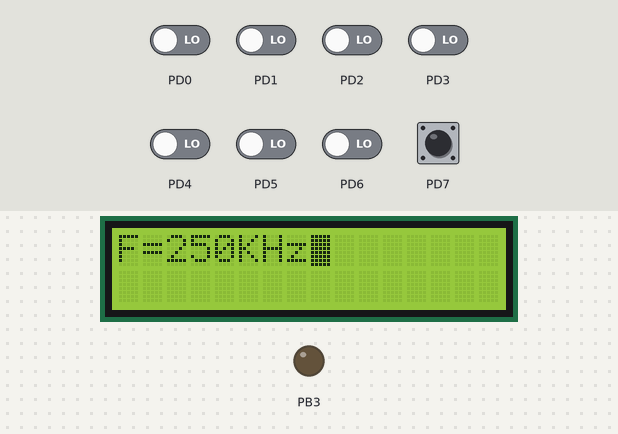
The program below on a simulated ATmega32, built with avr-gcc and emulated at 16 MHz. Parts: 16×2 character LCD, output pins drawn as LEDs (lit = HIGH). Wiring (inferred from the names in the program): character LCD (HD44780): RS PB1; E PB2; data PA4, PA5, PA6, PA7. The test bench sets the inputs (shaded band); at power-on: PD7 HIGH, PD0–6 LOW. Pins used as bus, display or sensor lines are not drawn.

Above: at 1.8 s.
1.9 s: PD7 pulled LOW for 0.15 s
At 2.8 s:
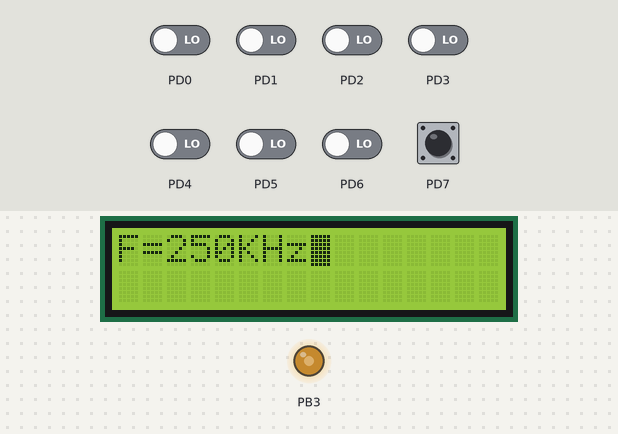
Timing chart, 0 to 4.9 s (numbered marks = the images above; inputs shaded):
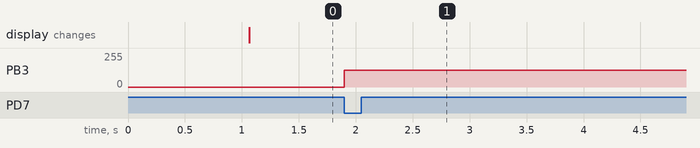

Measured:
- after the input at 1.9 s, PB3: 0/255 → 127/255 at once

The program:

main.c
```c
/*
 * PWM_DRAWER.c
 *
 * Created: 17/05/2025 06:00:00 م
 * Author : Fares ELLAKANY
 */


#include <avr/io.h>

/* UTILES_LIB */
#include "STD_TYPES.h"
#include "BIT_MATH.h"

/* MCAL */
#include "GI_interface.h"
#include "EXTI_interface.h"
#include "DIO_interface.h"
#include "TMR0_interface.h"
#include "PWM0_interface.h"

/* HAL */
#include "LCD_interface.h"

/* Delay Functions */
#define F_CPU 16000000UL
#include <util/delay.h>

/* Interruption functions of Timer0 and External Interrupts     */

void funActionINT0(void);
void action_OVF0(void);

/* Timer0 Register */
#define TCNT0_REG           (*(volatile u8*)0x52)

/* ICU calculations variables*/
volatile static u32 ovfc,es;
u32 onc,ont,pc,pt;

/* Frequency, Duty and loop exit counter */
u32 f;
u32 d;
u8 i=1;

/* Switch 3 */
u8 local_u8SW3=1;

int main(void)
{
	/* Blocking variables*/
	u8 k=1;
	u8 q=1;

	/* Switch for choosing internal Source */

	DIO_voidSetPinDirection(DIO_PORTD, DIO_PIN7, DIO_PIN_INPUT); //SW3 as I/P
	DIO_voidActivePinInPullUpResistance(DIO_PORTD, DIO_PIN7);    //pull up

	/* Configurable delay  () to be replaced with hash*/
	_delay_ms(1000);

	/* external INT0 DIO direction and set with Rising Edge */
	DIO_voidSetPinDirection(DIO_PORTD, DIO_PIN2, DIO_PIN_INPUT);


    /* Enable General interrupt */
	GI_voidEnable();

	/* Timer0 Initialization */
	TMR0_voidInit();

	/* external INT0 DIO direction and set with Rising Edge */
	EXTI_voidInit(EXTI_INT0, EXTI_RISING_EDGE); //push

	/* LCD Initiation function for Display*/
	LCD_voidInit();

	/* Set PWM0 port as output port */
	DIO_voidSetPinDirection(DIO_PORTB, DIO_PIN3, DIO_PIN_OUTPUT);
	PWM0_voidInit();


	/* Timer0 Set callback function and start */

	TMR0_voidSetCallBackOVF(&action_OVF0);
	TMR0_voidStart();


	/* External interrupt set call back function and enable external input and set event state to zero */

	EXTI_voidSetCallBackINT0(&funActionINT0);
	es=0;
	EXTI_voidEnable(EXTI_INT0);

	/* Calculate Frequency by ICU and displaying it on LCD and Oscilloscope */
    LCD_voidDisplayChar('F');
	LCD_voidDisplayChar('=');
	LCD_voidDisplayChar('2');
	LCD_voidDisplayChar('5');
	LCD_voidDisplayChar('0');
	LCD_voidDisplayChar('K');
	LCD_voidDisplayChar('H');
	LCD_voidDisplayChar('z');


	while(1)
	{
		/* Check for push button status*/
		DIO_voidGetPinValue(DIO_PORTD, DIO_PIN7, &local_u8SW3);

		if(3==es)
		{

			f=(1000000UL)/((pt+(pc*256))*4);
			d=((ont+(onc*256))*4)/((pt+(pc*256))*4);
			es=0;
			EXTI_voidInit(EXTI_INT0, EXTI_RISING_EDGE);


			/* Generate and Display external signal by default*/

			if(q==1 && (d*100)>0 && (d*100)<100)
			{
			PWM0_voidGeneratePWM((d*100));
			LCD_voidDisplayChar('T');
			//LCD_voidDisplayChar(f);
				q=0;
			}
		}


				//SW3 Is Pressed? if yes set blocking to be zero and prevent external signal
				if(0 == local_u8SW3 && k==1)
				{
					PWM0_voidGeneratePWM((50));
					k=0;
					q=0;
				}
				else
				{

				}


		}

			/* Delay to make another capture after one second*/
		//	EXTI_voidDisable(EXTI_INT0);
		//	_delay_ms(1000);
		//	EXTI_voidInit(EXTI_INT0, EXTI_RISING_EDGE);
		//	EXTI_voidEnable(EXTI_INT0);
		//	if(d*100<100 && d*100>0 && k==1)
		//	{PWM0_voidGeneratePWM(d*100);
		//		k=0;
		//	}
		//	while(f>0)
		//	{
		//        f=500;
		//		LCD_voidDisplayChar(f%10);
		//		f=f/10;
		//	}


}


void funActionINT0(void)
{
	if(0 ==es)
	{

		ovfc=0;
		TCNT0_REG=0;
		EXTI_voidInit(EXTI_INT0, EXTI_FALLING_EDGE);


		es++;

	}else if(1==es)
	{

		ont=TCNT0_REG;
		onc=ovfc;
		EXTI_voidInit(EXTI_INT0, EXTI_RISING_EDGE);

		es++;

	}else if(2==es)
	{
	  pt=TCNT0_REG;
	  pc=ovfc;
	  EXTI_voidInit(EXTI_INT0, EXTI_FALLING_EDGE);

	  es++;

	}
}


	//	u32 * ptr[8];
	//	for(u8 j=8; j>-1;j--)
	//	{
	//		ptr[j]=(u32) f%10;
	//		f=(u32)f/10;
	//
	//	}
	//	for(u8 j=0; j<9;j++)
	//	{
	//		LCD_voidDisplayChar(ptr[j]);

	//	}


void action_OVF0(void)
{

	ovfc++;
	if(i==1){
	//LCD_voidDisplayChar('T');
	i=0;
	}
}
```

EXTI_interface.h
```c
/*
 * EXTI_interface.h
 *
 * Created: 31/01/2025 03:05:09 م
 *  Author: Kareem Hussein
 */


#ifndef EXTI_INTERFACE_H_
#define EXTI_INTERFACE_H_

/* Enum Values For Interrupt Source */
typedef enum
{
	EXTI_INT0 = 0,
	EXTI_INT1,
	EXTI_INT2
}EXTI_intSrc_t;

/* Enum Values For Interrupt Trigger Edge */
typedef enum
{
	EXTI_RISING_EDGE = 0,
	EXTI_FALLING_EDGE,
	EXTI_LOW_LEVEL,
	EXTI_ANY_LOGICAL_CHANGE,
}EXTI_intSenseCtrl_t;

                         /*************** APIS PROTOTYPES ***************/

void EXTI_voidInit   (EXTI_intSrc_t copy_tIntSource, EXTI_intSenseCtrl_t copy_tIntSenseCtrl);
void EXTI_voidEnable (EXTI_intSrc_t copy_tIntSource);
void EXTI_voidDisable(EXTI_intSrc_t copy_tIntSource);
void EXTI_voidSetCallBackINT0(void(*copy_pFunAction)(void));


#endif /* EXTI_INTERFACE_H_ */
```

EXTI_program.c
```c
/*
 * EXTI_program.c
 *
 * Created: 31/01/2025 03:04:54 م
 *  Author: Kareem Hussein
 */


/* UTILES_LIB */
#include "STD_TYPES.h"
#include "BIT_MATH.h"

/* MCAL */
#include "EXTI_interface.h"
#include "EXTI_register.h"


static void(*PRV_pFunCallBackINT0)(void) = NULL;

void EXTI_voidInit(EXTI_intSrc_t copy_tIntSource, EXTI_intSenseCtrl_t copy_tIntSenseCtrl)
{
	switch(copy_tIntSource)
	{
		case EXTI_INT0:
		switch(copy_tIntSenseCtrl)
		{
			case EXTI_FALLING_EDGE:
			CLR_BIT(MCUCR_REG, ISC00);
			SET_BIT(MCUCR_REG, ISC01);
			break;

			case EXTI_RISING_EDGE:
			SET_BIT(MCUCR_REG, ISC00);
			SET_BIT(MCUCR_REG, ISC01);
			break;

			case EXTI_LOW_LEVEL:
			CLR_BIT(MCUCR_REG, ISC00);
			CLR_BIT(MCUCR_REG, ISC01);
			break;

			case EXTI_ANY_LOGICAL_CHANGE:
			SET_BIT(MCUCR_REG, ISC00);
			CLR_BIT(MCUCR_REG, ISC01);
			break;
		}
		break;

		case EXTI_INT1:
		switch(copy_tIntSenseCtrl)
		{
			case EXTI_FALLING_EDGE:
			CLR_BIT(MCUCR_REG, ISC10);
			SET_BIT(MCUCR_REG, ISC11);
			break;

			case EXTI_RISING_EDGE:
			SET_BIT(MCUCR_REG, ISC10);
			SET_BIT(MCUCR_REG, ISC11);
			break;

			case EXTI_LOW_LEVEL:
			CLR_BIT(MCUCR_REG, ISC10);
			CLR_BIT(MCUCR_REG, ISC11);
			break;

			case EXTI_ANY_LOGICAL_CHANGE:
			SET_BIT(MCUCR_REG, ISC10);
			CLR_BIT(MCUCR_REG, ISC11);
			break;
		}
		break;

		case EXTI_INT2:
		switch(copy_tIntSenseCtrl)
		{
			case EXTI_FALLING_EDGE:
			CLR_BIT(MCUCSR_REG, ISC2);
			break;

			case EXTI_RISING_EDGE:
			SET_BIT(MCUCSR_REG, ISC2);
			break;
		}
		break;
	}
}


void EXTI_voidEnable(EXTI_intSrc_t copy_tIntSource)
{
	switch(copy_tIntSource)
	{
		case EXTI_INT0:
		SET_BIT(GICR_REG, INT0);
		break;

		case EXTI_INT1:
		SET_BIT(GICR_REG, INT1);
		break;

		case EXTI_INT2:
		SET_BIT(GICR_REG, INT2);
		break;
	}
}


void EXTI_voidDisable(EXTI_intSrc_t copy_tIntSource)
{
	switch(copy_tIntSource)
	{
		case EXTI_INT0:
		CLR_BIT(GICR_REG, INT0);
		break;

		case EXTI_INT1:
		CLR_BIT(GICR_REG, INT1);
		break;

		case EXTI_INT2:
		CLR_BIT(GICR_REG, INT2);
		break;
	}
}


void EXTI_voidSetCallBackINT0(void(*copy_pFunAction)(void))
{
	if(copy_pFunAction != NULL)
	{
		PRV_pFunCallBackINT0 = copy_pFunAction;
	}
	else
	{
		//return Error State
	}
}


void __vector_1 (void) __attribute__((signal));
void __vector_1 (void)
{
	//Call Action
	if(PRV_pFunCallBackINT0 != NULL)
	{
		PRV_pFunCallBackINT0();
	}
}
```

GI_interface.h
```c
/*
 * GI_interface.h
 *
 * Created: 31/01/2025 05:14:51 م
 *  Author: Kareem Hussein
 */


#ifndef GI_INTERFACE_H_
#define GI_INTERFACE_H_


                         /*************** APIS PROTOTYPES ***************/

void GI_voidEnable (void);
void GI_voidDisable(void);


#endif /* GI_INTERFACE_H_ */
```

GI_program.c
```c
/*
 * GI_program.c
 *
 * Created: 31/01/2025 05:14:37 م
 *  Author: Kareem Hussein
 */


/* UTILES_LIB */
#include "STD_TYPES.h"
#include "BIT_MATH.h"

/* MCAL */
#include "GI_interface.h"
#include "GI_register.h"


void GI_voidEnable(void)
{
	SET_BIT(SREG_REG, I);
}


void GI_voidDisable(void)
{
	CLR_BIT(SREG_REG, I);
}
```

PWM0_interface.h
```c
/*
 * PWM0_interface.h
 *
 * Created: 15/02/2025 05:23:52 م
 *  Author: Kareem Hussein
 */


#ifndef PWM0_INTERFACE_H_
#define PWM0_INTERFACE_H_


                      /*************** APIS PROTOTYPES ***************/

void PWM0_voidInit       (void);
void PWM0_voidGeneratePWM(u8 copy_u8DutyCycle);
void PWM0_voidStop       (void);


#endif /* PWM0_INTERFACE_H_ */
```

PWM0_program.c
```c
/*
 * PWM0_program.c
 *
 * Created: 15/02/2025 05:22:50 م
 *  Author: Kareem Hussein
 */


/* UTILES_LIB */
#include "STD_TYPES.h"
#include "BIT_MATH.h"

/* MCAL */
#include "PWM0_interface.h"
#include "PWM0_config.h"
#include "PWM0_private.h"
#include "PWM0_register.h"


void PWM0_voidInit(void)
{
	//Select fast PWM Mode
	SET_BIT(TCCR0_REG, WGM00);
	SET_BIT(TCCR0_REG, WGM01);

	// Select Non Inverting Output
	CLR_BIT(TCCR0_REG, COM00);
	SET_BIT(TCCR0_REG, COM01);
}


void PWM0_voidGeneratePWM(u8 copy_u8DutyCycle)
{
	if(copy_u8DutyCycle <= 100)
	{
		//Under condition non-inverting o/p
		OCR0_REG = ((copy_u8DutyCycle * 256) / 100)-1;

		//Select Prescaler Value = 64
		SET_BIT(TCCR0_REG, CS00);
		SET_BIT(TCCR0_REG, CS01);
		CLR_BIT(TCCR0_REG, CS02);
	}
	else
	{
		//return Error State
	}
}


void PWM0_voidStop(void)
{
	CLR_BIT(TCCR0_REG, CS00);
	CLR_BIT(TCCR0_REG, CS01);
	CLR_BIT(TCCR0_REG, CS02);
}
```

TMR0_interface.h
```c
/*
 * TMR0_interface.h
 *
 * Created: 08/02/2025 05:38:02 م
 *  Author: Kareem Hussein
 */


#ifndef TMR0_INTERFACE_H_
#define TMR0_INTERFACE_H_


                      /*************** APIS PROTOTYPES ***************/

void TMR0_voidInit          (void);
void TMR0_voidStart         (void);
void TMR0_voidStop          (void);
void TMR0_voidSetCallBackOVF(void(*copy_pFunAction)(void));


#endif /* TMR0_INTERFACE_H_ */
```

TMR0_program.c
```c
/*
 * TMR0_program.c
 *
 * Created: 08/02/2025 05:37:45 م
 *  Author: Kareem Hussein
 */


/* UTILES_LIB */
#include "STD_TYPES.h"
#include "BIT_MATH.h"

/* MCAL */
#include "TMR0_interface.h"
#include "TMR0_config.h"
#include "TMR0_private.h"
#include "TMR0_register.h"


static void(*PRV_pFunCallBackOVF)(void) = NULL;

void TMR0_voidInit(void)
{
	//Select Normal Mode
	CLR_BIT(TCCR0_REG, WGM00);
	CLR_BIT(TCCR0_REG, WGM01);

	//Enable OVF Interrupt
	SET_BIT(TIMSK_REG, TOIE0);

	//Set Preload Value
//	TCNT0_REG = TMR0_PRELOAD_VALUE;
}


void TMR0_voidStart(void)
{
	//Select Prescaler Value = 64
	SET_BIT(TCCR0_REG, CS00);
	SET_BIT(TCCR0_REG, CS01);
	CLR_BIT(TCCR0_REG, CS02);
}


void TMR0_voidStop(void)
{
	CLR_BIT(TCCR0_REG, CS00);
	CLR_BIT(TCCR0_REG, CS01);
	CLR_BIT(TCCR0_REG, CS02);
}


void TMR0_voidSetCallBackOVF(void(*copy_pFunAction)(void))
{
	if(copy_pFunAction != NULL)
	{
		PRV_pFunCallBackOVF = copy_pFunAction;
	}
	else
	{
		//return Error State
	}
}


void __vector_11 (void) __attribute__((signal));
void __vector_11 (void)
{
	//static u16 local_u16Counter = 0;
	//local_u16Counter++;

	//if(TMR0_OVER_FLOW_COUNTER == local_u16Counter)
//	{
		//Re-Init Timer With Preload Value
//		TCNT0_REG = TMR0_PRELOAD_VALUE;

		//Clear Counter
//		local_u16Counter = 0;

		//Call Action
		if(PRV_pFunCallBackOVF != NULL)
		{
			PRV_pFunCallBackOVF();
		}
//	}
}
```

LCD_config.h
```c
/*
 * LCD_config.h
 *
 * Created: 17/01/2025 05:58:03 م
 *  Author: Kareem Hussein
 */


#ifndef LCD_CONFIG_H_
#define LCD_CONFIG_H_


#define LCD_RS_PORT			DIO_PORTB
#define LCD_RS_PIN			DIO_PIN1

#define LCD_E_PORT			DIO_PORTB
#define LCD_E_PIN			DIO_PIN2


#define LCD_DATA_PORT			DIO_PORTD

#define LCD_D4_PORT			DIO_PORTA
#define LCD_D4_PIN          DIO_PIN4

#define LCD_D5_PORT			DIO_PORTA
#define LCD_D5_PIN          DIO_PIN5

#define LCD_D6_PORT			DIO_PORTA
#define LCD_D6_PIN          DIO_PIN6

#define LCD_D7_PORT			DIO_PORTA
#define LCD_D7_PIN          DIO_PIN7

/*
LCD_8_BIT_MODE
LCD_4_BIT_MODE
*/
#define LCD_MODE			LCD_4_BIT_MODE


#endif /* LCD_CONFIG_H_ */
```

PWM0_config.h
```c
/*
 * PWM0_config.h
 *
 * Created: 15/02/2025 05:24:09 م
 *  Author: Kareem Hussein
 */


#ifndef PWM0_CONFIG_H_
#define PWM0_CONFIG_H_


#endif /* PWM0_CONFIG_H_ */
```

TMR0_config.h
```c
/*
 * TMR0_config.h
 *
 * Created: 08/02/2025 05:38:38 م
 *  Author: Kareem Hussein
 */


#ifndef TMR0_CONFIG_H_
#define TMR0_CONFIG_H_


#define TMR0_PRELOAD_VALUE				    112
#define TMR0_OVER_FLOW_COUNTER				977


#endif /* TMR0_CONFIG_H_ */
```

LCD_interface.h
```c
/*
 * LCD_interface.h
 *
 * Created: 17/01/2025 05:57:37 م
 *  Author: Kareem Hussein
 */


#ifndef LCD_INTERFACE_H_
#define LCD_INTERFACE_H_


                                /*************** APIS PROTO TYPES ***************/

void LCD_voidInit         (void);
void LCD_voidSendCommand  (u8 copy_u8cmnd);
void LCD_voidDisplayChar  (u8 copy_u8Data);


void LCD_voidDisplayString(u8* copy_pu8String); //loop on string

void LCD_voidClear(void); //command data sheet
void LCD_voidShift(u8 copy_u8ShifttingDirection); //command data sheet
void LCD_voidGoToSpecificPosition(u8 copy_u8LineNumber, u8 copy_u8Position); //command data sheet

void LCD_voidDisplayNumber(u32 copy_u32Number); // Integer to string


#endif /* LCD_INTERFACE_H_ */
```

LCD_program.c
```c
/*
 * LCD_program.c
 *
 * Created: 17/01/2025 05:57:21 م
 *  Author: Kareem Hussein
 */


#define  F_CPU			16000000UL
#include <util/delay.h>

/* UTILES_LIB */
#include "STD_TYPES.h"
#include "BIT_MATH.h"

/* MCAL */
#include "DIO_interface.h"

/* HAL */
#include "LCD_interface.h"
#include "LCD_config.h"
#include "LCD_private.h"


void LCD_voidInit(void)
{
	DIO_voidSetPinDirection(LCD_RS_PORT, LCD_RS_PIN, DIO_PIN_OUTPUT);
	DIO_voidSetPinDirection(LCD_E_PORT,  LCD_E_PIN,  DIO_PIN_OUTPUT);

	_delay_ms(35);

#if LCD_MODE == LCD_8_BIT_MODE

	DIO_voidSetPortDirection(LCD_DATA_PORT, DIO_PORT_OUTPUT);

	/* Function set (2Lines, 5*7 font) */
	LCD_voidSendCommand(0b00111000);
	_delay_us(45);

#elif LCD_MODE == LCD_4_BIT_MODE

    DIO_voidSetPinDirection(LCD_D4_PORT, LCD_D4_PIN, DIO_PIN_OUTPUT);
    DIO_voidSetPinDirection(LCD_D5_PORT, LCD_D5_PIN, DIO_PIN_OUTPUT);
    DIO_voidSetPinDirection(LCD_D6_PORT, LCD_D6_PIN, DIO_PIN_OUTPUT);
    DIO_voidSetPinDirection(LCD_D7_PORT, LCD_D7_PIN, DIO_PIN_OUTPUT);

	/* set Rs pin = 0 (command) */
	DIO_voidSetPinValue(LCD_RS_PORT, LCD_RS_PIN, DIO_PIN_LOW);
	PRV_voidWriteHalfPort(0b0010);
	/* Enable */
	PRV_voidEnableTriggerWrite();

	/* Function set (2Lines, 5*7 font) */
	LCD_voidSendCommand(0b00101000);
	_delay_us(45);

#endif

	/* Display On/Off Control (DisplayOn, Cursor on, Blink on) */
	LCD_voidSendCommand(0b00001111);
	_delay_us(45);

	/* Display Clear */
	LCD_voidSendCommand(0b00000001);
	_delay_ms(2);

	/* Entry Mode Set (Increment on, Shift off)*/
	LCD_voidSendCommand(0b00000110);
}


void LCD_voidSendCommand(u8 copy_u8cmnd)
{
	/* set Rs pin = 0 (command) */
	DIO_voidSetPinValue(LCD_RS_PORT, LCD_RS_PIN, DIO_PIN_LOW);

#if LCD_MODE == LCD_8_BIT_MODE

	/* Write bits Of command on Data Pins */
	DIO_voidSetPortValue(LCD_DATA_PORT, copy_u8cmnd);
	/* Enable */
	PRV_voidEnableTriggerWrite();

#elif LCD_MODE == LCD_4_BIT_MODE

	// Write The Most 4 bits Of command on Data Pins
	PRV_voidWriteHalfPort(copy_u8cmnd >> 4);
	/* Enable */
	PRV_voidEnableTriggerWrite();

	// Write The Least 4 bits Of command on Data Pins
	PRV_voidWriteHalfPort(copy_u8cmnd);
	/* Enable */
	PRV_voidEnableTriggerWrite();

#endif
}


void LCD_voidDisplayChar(u8 copy_u8Data)
{
	/* set Rs pin = 1 (Data) */
	DIO_voidSetPinValue(LCD_RS_PORT, LCD_RS_PIN, DIO_PIN_HIGH);

#if LCD_MODE == LCD_8_BIT_MODE

    /* Write bits Of command on Data Pins */
    DIO_voidSetPortValue(LCD_DATA_PORT, copy_u8Data);
    /* Enable */
    PRV_voidEnableTriggerWrite();

#elif LCD_MODE == LCD_4_BIT_MODE

    // Write The Most 4 bits Of data on Data Pins
    PRV_voidWriteHalfPort(copy_u8Data >> 4);
    /* Enable */
    PRV_voidEnableTriggerWrite();

    // Write The Least 4 bits Of data on Data Pins
    PRV_voidWriteHalfPort(copy_u8Data);
    /* Enable */
    PRV_voidEnableTriggerWrite();

#endif
}


 void	PRV_voidEnableTriggerWrite(void)
{
	/* H -> L*/
	DIO_voidSetPinValue(LCD_E_PORT, LCD_E_PIN, DIO_PIN_HIGH);
	_delay_ms(1);
	DIO_voidSetPinValue(LCD_E_PORT, LCD_E_PIN, DIO_PIN_LOW);
}


 void	PRV_voidWriteHalfPort(u8 copy_u8Value)
{
	DIO_voidSetPinValue(LCD_D4_PORT, LCD_D4_PIN, GET_BIT(copy_u8Value, 0));
	DIO_voidSetPinValue(LCD_D5_PORT, LCD_D5_PIN, GET_BIT(copy_u8Value, 1));
	DIO_voidSetPinValue(LCD_D6_PORT, LCD_D6_PIN, GET_BIT(copy_u8Value, 2));
	DIO_voidSetPinValue(LCD_D7_PORT, LCD_D7_PIN, GET_BIT(copy_u8Value, 3));
}
```

BIT_MATH.h
```c
/******************************************************************************
 *                                                                            *
 *************************  SWC     : BIT MATH        *************************
 *************************  Date    : 27/12/2024      *************************
 *************************  Author  : Kareem Hussein  *************************
 *************************  Version : 1.0             *************************
 *                                                                            *
 ******************************************************************************/


#ifndef BIT_MATH_H_
#define BIT_MATH_H_


#define SET_BIT(REG, BIT_NUM)			REG |= (1 << BIT_NUM)
#define CLR_BIT(REG, BIT_NUM)			REG &= (~(1 << BIT_NUM))
#define TOG_BIT(REG, BIT_NUM)			REG ^= (1 << BIT_NUM)
#define GET_BIT(REG, BIT_NUM)           ((REG >> BIT_NUM)&1)


#endif
```

DIO_register.h
```c
/*
 * DIO_register.h
 *
 * Created: 07/01/2025 07:05:47 م
 *  Author: Kareem Hussein
 */


#ifndef DIO_REGISTER_H_
#define DIO_REGISTER_H_

/* DIO Direction Memory */
#define DDRA_REG			(*(volatile u8*)0x3A)
#define DDRB_REG			(*(volatile u8*)0x37)
#define DDRC_REG			(*(volatile u8*)0x34)
#define DDRD_REG			(*(volatile u8*)0x31)

/* DIO Output Memory */
#define PORTA_REG			(*(volatile u8*)0x3B)
#define PORTB_REG			(*(volatile u8*)0x38)
#define PORTC_REG			(*(volatile u8*)0x35)
#define PORTD_REG			(*(volatile u8*)0x32)

/* DIO Input Memory */
#define PINA_REG			(*(volatile u8*)0x39)
#define PINB_REG			(*(volatile u8*)0x36)
#define PINC_REG			(*(volatile u8*)0x33)
#define PIND_REG			(*(volatile u8*)0x30)


#endif /* DIO_REGISTER_H_ */
```

EXTI_register.h
```c
/*
 * EXTI_register.h
 *
 * Created: 31/01/2025 03:05:38 م
 *  Author: Kareem Hussein
 */


#ifndef EXTI_REGISTER_H_
#define EXTI_REGISTER_H_


                                    /* EXTERNAL INTERRUPT REGISTERS */

// MCU Control Register
#define MCUCR_REG			(*(volatile u8*)0x55)
#define ISC11				3
#define ISC10				2
#define ISC01				1
#define ISC00				0

// MCU Control and Status Register
#define MCUCSR_REG			(*(volatile u8*)0x54)
#define ISC2				6

// General Interrupt Control Register
#define GICR_REG			(*(volatile u8*)0x5B)
#define INT1				7
#define INT0				6
#define INT2				5

// General Interrupt Flag Register
#define GIFR_REG			(*(volatile u8*)0x5A)
#define INTF1				7
#define INTF0				6
#define INTF2				5


#endif /* EXTI_REGISTER_H_ */
```

Source omitted: DIO_interface.h (1870 bytes), DIO_program.c (6826 bytes), GI_register.h (228 bytes), LCD_private.h (321 bytes), PWM0_private.h (173 bytes), PWM0_register.h (951 bytes), STD_TYPES.h (1031 bytes), TMR0_private.h (173 bytes), TMR0_register.h (951 bytes)
